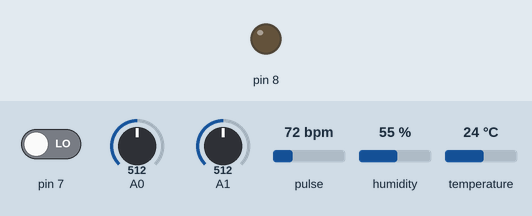
Recording of a sketch running on a simulated Arduino Uno, built with avr-gcc and run on an emulated ATmega328P. Shown: output pins drawn as LEDs (lit = HIGH). The test bench sets the inputs (shaded band); at power-on: pin 7 LOW, A0 = 512, A1 = 512, pulse 72 bpm, humidity 55 %, temperature 24 °C. What the sketch prints to the serial monitor is not drawn.

Above: at 2.8 s.
2.9 s: pin 7 driven HIGH
At 4.2 s:
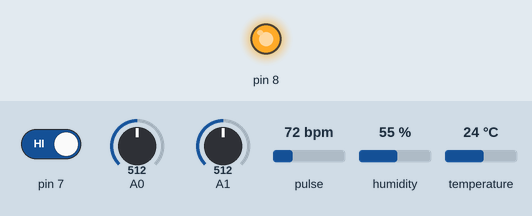
4.5 s: pin 7 driven LOW
At 5.5 s:
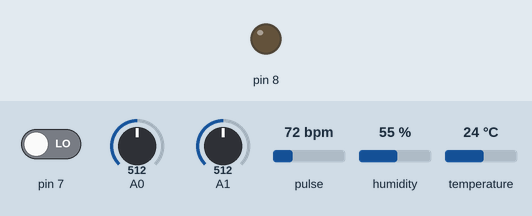
Timing chart, 0 to 7.5 s (numbered marks = the images above; inputs shaded):
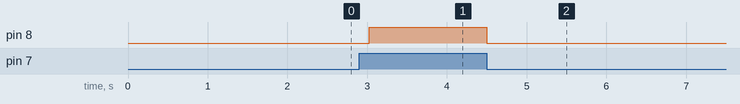

Measured:
- after the input at 2.9 s, pin 8: LOW → HIGH after 0.13 s
- after the input at 4.5 s, pin 8: HIGH → LOW at once

The sketch:

all_in_one_db.ino
```cpp
//
// 센서값 전달 순서는 습도, 온도, 이산화탄소, 소리, 심박, 산소포화도 순으로 한다.
//-------------------------------------------------------

bool flag = true;
bool flag2 = true;

// DHT11 온습도 센서
#include "DHT.h"
#define DHTPIN 4
#define DHTTYPE DHT11
DHT dht(DHTPIN, DHTTYPE);
//---------------------------------------------

// MAX9814 소리감지센서
//const int sampleWindow = 50; // Sample window width in mS (50 mS = 20Hz)
const int sampleWindow = 1000;
unsigned int sample;
//-----------------------------------------

// MAX30100 심박,산소포화도 센서
#include <Wire.h>
#include "MAX30100_PulseOximeter.h"
//#define REPORTING_PERIOD_MS     1000
PulseOximeter pox;
uint32_t tsLastReport = 0;

void onBeatDetected()
{
    //Serial.println("Beat!");
}
//----------------------------------------

// 읽기 시간 간격 설정
unsigned long previousMillis = 0;
const long interval = 1000;
//-----------------------------------


void setup()
{

// Switch & LED
    pinMode(8, OUTPUT);
    pinMode(7, INPUT);
// MAX30100 심박, 산소포화도 센서
    Serial.begin(115200);

    //Serial.print("Initializing pulse oximeter..");

    if (!pox.begin()) {
        //Serial.println("FAILED");
        //for(;;);
    } else {
        //Serial.println("SUCCESS");
    }
    pox.setIRLedCurrent(MAX30100_LED_CURR_7_6MA);
    pox.setOnBeatDetectedCallback(onBeatDetected);
   //-----------------------------------------------------

}


void loop()
{
    // Switch & LED
    int readValue = digitalRead(7);  // 스위치 핀
    //Serial.println(readValue);

    if (readValue == HIGH) {
      digitalWrite(8,HIGH);
      flag = false;
      if(flag2)
        setup();
    }
    else {
      digitalWrite(8,LOW);
      flag = true;
    }

   if(flag) {
       flag2 = true;
       // DHT11 온습도 감지 센서
       int h = dht.readHumidity();
       int t = dht.readTemperature();
       Serial.print("!");
       //Serial.print("Humidity: ");         // DB 저장 시 주석처리할 것
       Serial.print(h);
       Serial.print(",");
       //Serial.print("Temperature: ");      // DB 저장 시 주석처리할 것
       Serial.print(t);
       //Serial.print("C");               	// DB 저장 시 주석처리할 것
       Serial.print(",");
       //Serial.print("\n");					// DB 저장 시 주석처리할 것
       delay(1000);
       //----------------------------------

       // MQ135 이산화탄소 센서
        float sensor_volt;
        float R0;
        float RS;
        float ratio; // RS/R0;
        float BAC;
        int sensorValue = analogRead(A1);
        sensor_volt=(float)sensorValue/1024.0*5.0;
        RS = (5.0-sensor_volt)/sensor_volt;
        R0 = 29.03;
        ratio = RS/R0;
        BAC = 114.3544*pow(ratio,-2.93599);
        //Serial.print("CO2: ");            // DB 저장 시 주석처리할 것
        Serial.print(BAC);
        //Serial.print("ppm");             // DB 저장 시 주석처리할 것
        Serial.print(",");
        //Serial.println();   				// DB 저장 시 주석처리할 것
        delay(1000);
       //------------------------------------------

       // MAX9814 소리감지센서
        unsigned long startMillis = millis();
        unsigned int peakToPeak = 0;
        unsigned int signalMax = 0;
        unsigned int signalMin = 1024;

        while (millis() - startMillis < sampleWindow)
        {
          sample = analogRead(0);
          if (sample < 1024)
          {
             if (sample > signalMax)
             {
                signalMax = sample;
             }
             else if (sample < signalMin)
             {
                signalMin = sample;
             }
          }
        }
       peakToPeak = signalMax - signalMin;
       double volts = (peakToPeak * 5.0) / 1024;

       //Serial.print("Sound: ");            // DB 저장 시 주석처리할 것
       Serial.print(volts);
       //Serial.print("V");                   // DB 저장 시 주석처리할 것
       //Serial.print("!");
       //Serial.println();   					// DB 저장 시 주석처리할 것
       //---------------------------------------------------
   }
   else {
       // MAX30100 심박, 산소포화도 센서
       flag2 = false;
       pox.update();
       unsigned long currentMillis = millis();
       if(currentMillis - previousMillis >= interval)
       {
          previousMillis = currentMillis;
          Serial.print("@");
          //Serial.print("Heart rate: ");      // DB 저장 시 주석처리할 것
          Serial.print(pox.getHeartRate());
          //Serial.print("bpm");            // DB 저장 시 주석처리할 것
          Serial.print(",");
          //Serial.print("SpO2: ");            // DB 저장 시 주석처리할 것
          Serial.print(pox.getSpO2());
          //Serial.print("%");            // DB 저장 시 주석처리할 것
          //Serial.print("@");
          //Serial.println();   				// DB 저장 시 주석처리할 것
       }
   }

}
```
